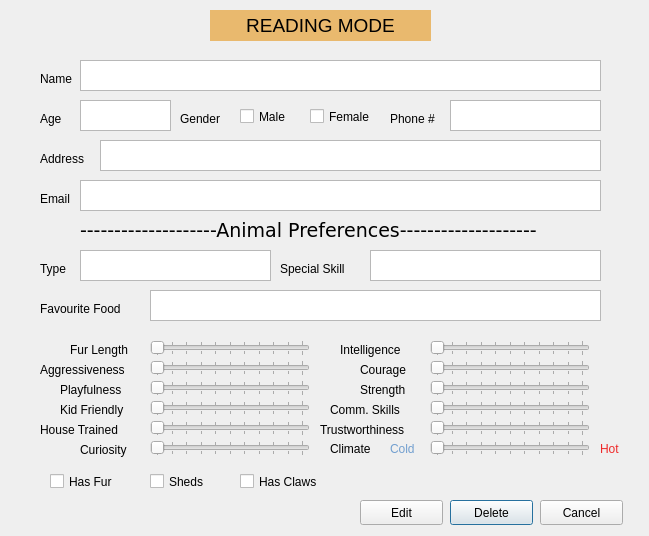
<?xml version="1.0" encoding="UTF-8"?>
<ui version="4.0">
 <class>ViewClientWindow</class>
 <widget class="QDialog" name="ViewClientWindow">
  <property name="geometry">
   <rect>
    <x>0</x>
    <y>0</y>
    <width>649</width>
    <height>536</height>
   </rect>
  </property>
  <property name="windowTitle">
   <string>Dialog</string>
  </property>
  <widget class="QLabel" name="label_3">
   <property name="geometry">
    <rect>
     <x>40</x>
     <y>150</y>
     <width>64</width>
     <height>17</height>
    </rect>
   </property>
   <property name="text">
    <string>Address</string>
   </property>
  </widget>
  <widget class="QLabel" name="label_4">
   <property name="geometry">
    <rect>
     <x>40</x>
     <y>110</y>
     <width>64</width>
     <height>17</height>
    </rect>
   </property>
   <property name="text">
    <string>Age</string>
   </property>
  </widget>
  <widget class="QPushButton" name="deleteButton">
   <property name="geometry">
    <rect>
     <x>450</x>
     <y>500</y>
     <width>83</width>
     <height>25</height>
    </rect>
   </property>
   <property name="text">
    <string>Delete</string>
   </property>
  </widget>
  <widget class="QCheckBox" name="femaleCheck">
   <property name="geometry">
    <rect>
     <x>310</x>
     <y>105</y>
     <width>90</width>
     <height>23</height>
    </rect>
   </property>
   <property name="text">
    <string>Female</string>
   </property>
  </widget>
  <widget class="QPlainTextEdit" name="addrText">
   <property name="geometry">
    <rect>
     <x>100</x>
     <y>140</y>
     <width>501</width>
     <height>31</height>
    </rect>
   </property>
  </widget>
  <widget class="QCheckBox" name="maleCheck">
   <property name="geometry">
    <rect>
     <x>240</x>
     <y>105</y>
     <width>51</width>
     <height>23</height>
    </rect>
   </property>
   <property name="text">
    <string>Male</string>
   </property>
  </widget>
  <widget class="QLabel" name="label_2">
   <property name="geometry">
    <rect>
     <x>40</x>
     <y>70</y>
     <width>64</width>
     <height>17</height>
    </rect>
   </property>
   <property name="text">
    <string>Name</string>
   </property>
  </widget>
  <widget class="QPlainTextEdit" name="ageText">
   <property name="geometry">
    <rect>
     <x>80</x>
     <y>100</y>
     <width>91</width>
     <height>31</height>
    </rect>
   </property>
  </widget>
  <widget class="QLabel" name="label_6">
   <property name="geometry">
    <rect>
     <x>40</x>
     <y>190</y>
     <width>64</width>
     <height>17</height>
    </rect>
   </property>
   <property name="text">
    <string>Email</string>
   </property>
  </widget>
  <widget class="QPlainTextEdit" name="emailText">
   <property name="geometry">
    <rect>
     <x>80</x>
     <y>180</y>
     <width>521</width>
     <height>31</height>
    </rect>
   </property>
  </widget>
  <widget class="QPlainTextEdit" name="nameText">
   <property name="geometry">
    <rect>
     <x>80</x>
     <y>60</y>
     <width>521</width>
     <height>31</height>
    </rect>
   </property>
  </widget>
  <widget class="QLabel" name="label_22">
   <property name="geometry">
    <rect>
     <x>180</x>
     <y>110</y>
     <width>64</width>
     <height>17</height>
    </rect>
   </property>
   <property name="text">
    <string>Gender</string>
   </property>
  </widget>
  <widget class="QLabel" name="label_5">
   <property name="geometry">
    <rect>
     <x>390</x>
     <y>110</y>
     <width>64</width>
     <height>17</height>
    </rect>
   </property>
   <property name="text">
    <string>Phone #</string>
   </property>
  </widget>
  <widget class="QPlainTextEdit" name="pNumText">
   <property name="geometry">
    <rect>
     <x>450</x>
     <y>100</y>
     <width>151</width>
     <height>31</height>
    </rect>
   </property>
   <property name="plainText">
    <string/>
   </property>
  </widget>
  <widget class="QLabel" name="label">
   <property name="geometry">
    <rect>
     <x>210</x>
     <y>10</y>
     <width>221</width>
     <height>31</height>
    </rect>
   </property>
   <property name="styleSheet">
    <string notr="true">background-color: rgb(233, 185, 110);</string>
   </property>
   <property name="text">
    <string>&lt;html&gt;&lt;head/&gt;&lt;body&gt;&lt;p&gt;&lt;span style=&quot; font-size:14pt;&quot;&gt;READING MODE&lt;/span&gt;&lt;/p&gt;&lt;/body&gt;&lt;/html&gt;</string>
   </property>
   <property name="alignment">
    <set>Qt::AlignCenter</set>
   </property>
  </widget>
  <widget class="QLabel" name="label_9">
   <property name="enabled">
    <bool>true</bool>
   </property>
   <property name="geometry">
    <rect>
     <x>280</x>
     <y>260</y>
     <width>81</width>
     <height>17</height>
    </rect>
   </property>
   <property name="text">
    <string>Special Skill</string>
   </property>
  </widget>
  <widget class="QLabel" name="label_17">
   <property name="enabled">
    <bool>true</bool>
   </property>
   <property name="geometry">
    <rect>
     <x>60</x>
     <y>400</y>
     <width>81</width>
     <height>20</height>
    </rect>
   </property>
   <property name="text">
    <string>Kid Friendly</string>
   </property>
  </widget>
  <widget class="QSlider" name="curiositySlider">
   <property name="enabled">
    <bool>true</bool>
   </property>
   <property name="geometry">
    <rect>
     <x>150</x>
     <y>440</y>
     <width>160</width>
     <height>16</height>
    </rect>
   </property>
   <property name="minimumSize">
    <size>
     <width>160</width>
     <height>0</height>
    </size>
   </property>
   <property name="maximum">
    <number>10</number>
   </property>
   <property name="pageStep">
    <number>5</number>
   </property>
   <property name="orientation">
    <enum>Qt::Horizontal</enum>
   </property>
   <property name="tickPosition">
    <enum>QSlider::TicksBothSides</enum>
   </property>
  </widget>
  <widget class="QSlider" name="intSlider">
   <property name="enabled">
    <bool>true</bool>
   </property>
   <property name="geometry">
    <rect>
     <x>430</x>
     <y>340</y>
     <width>160</width>
     <height>16</height>
    </rect>
   </property>
   <property name="minimumSize">
    <size>
     <width>160</width>
     <height>0</height>
    </size>
   </property>
   <property name="maximum">
    <number>10</number>
   </property>
   <property name="pageStep">
    <number>5</number>
   </property>
   <property name="orientation">
    <enum>Qt::Horizontal</enum>
   </property>
   <property name="tickPosition">
    <enum>QSlider::TicksBothSides</enum>
   </property>
  </widget>
  <widget class="QCheckBox" name="furCheck">
   <property name="geometry">
    <rect>
     <x>50</x>
     <y>470</y>
     <width>90</width>
     <height>23</height>
    </rect>
   </property>
   <property name="text">
    <string>Has Fur</string>
   </property>
  </widget>
  <widget class="QLabel" name="label_15">
   <property name="enabled">
    <bool>true</bool>
   </property>
   <property name="geometry">
    <rect>
     <x>60</x>
     <y>380</y>
     <width>91</width>
     <height>20</height>
    </rect>
   </property>
   <property name="text">
    <string>Playfulness</string>
   </property>
  </widget>
  <widget class="QPlainTextEdit" name="skillText">
   <property name="enabled">
    <bool>true</bool>
   </property>
   <property name="geometry">
    <rect>
     <x>370</x>
     <y>250</y>
     <width>231</width>
     <height>31</height>
    </rect>
   </property>
  </widget>
  <widget class="QLabel" name="label_13">
   <property name="enabled">
    <bool>true</bool>
   </property>
   <property name="geometry">
    <rect>
     <x>40</x>
     <y>360</y>
     <width>101</width>
     <height>20</height>
    </rect>
   </property>
   <property name="text">
    <string>Aggressiveness</string>
   </property>
  </widget>
  <widget class="QSlider" name="strSlider">
   <property name="enabled">
    <bool>true</bool>
   </property>
   <property name="geometry">
    <rect>
     <x>430</x>
     <y>380</y>
     <width>160</width>
     <height>16</height>
    </rect>
   </property>
   <property name="minimumSize">
    <size>
     <width>160</width>
     <height>0</height>
    </size>
   </property>
   <property name="maximum">
    <number>10</number>
   </property>
   <property name="pageStep">
    <number>5</number>
   </property>
   <property name="orientation">
    <enum>Qt::Horizontal</enum>
   </property>
   <property name="tickPosition">
    <enum>QSlider::TicksBothSides</enum>
   </property>
  </widget>
  <widget class="QLabel" name="label_7">
   <property name="geometry">
    <rect>
     <x>80</x>
     <y>210</y>
     <width>461</width>
     <height>41</height>
    </rect>
   </property>
   <property name="font">
    <font>
     <family>DejaVu Sans</family>
     <pointsize>14</pointsize>
    </font>
   </property>
   <property name="text">
    <string>--------------------Animal Preferences--------------------</string>
   </property>
  </widget>
  <widget class="QLabel" name="label_23">
   <property name="geometry">
    <rect>
     <x>390</x>
     <y>440</y>
     <width>31</width>
     <height>17</height>
    </rect>
   </property>
   <property name="styleSheet">
    <string notr="true">color: rgb(114, 159, 207);</string>
   </property>
   <property name="text">
    <string>Cold</string>
   </property>
  </widget>
  <widget class="QSlider" name="houseTrainedSlider">
   <property name="enabled">
    <bool>true</bool>
   </property>
   <property name="geometry">
    <rect>
     <x>150</x>
     <y>420</y>
     <width>160</width>
     <height>16</height>
    </rect>
   </property>
   <property name="minimumSize">
    <size>
     <width>160</width>
     <height>0</height>
    </size>
   </property>
   <property name="maximum">
    <number>10</number>
   </property>
   <property name="pageStep">
    <number>5</number>
   </property>
   <property name="orientation">
    <enum>Qt::Horizontal</enum>
   </property>
   <property name="tickPosition">
    <enum>QSlider::TicksBothSides</enum>
   </property>
  </widget>
  <widget class="QPlainTextEdit" name="favFoodText">
   <property name="enabled">
    <bool>true</bool>
   </property>
   <property name="geometry">
    <rect>
     <x>150</x>
     <y>290</y>
     <width>451</width>
     <height>31</height>
    </rect>
   </property>
  </widget>
  <widget class="QSlider" name="aggressivenessSlider">
   <property name="enabled">
    <bool>true</bool>
   </property>
   <property name="geometry">
    <rect>
     <x>150</x>
     <y>360</y>
     <width>160</width>
     <height>16</height>
    </rect>
   </property>
   <property name="minimumSize">
    <size>
     <width>160</width>
     <height>0</height>
    </size>
   </property>
   <property name="maximum">
    <number>10</number>
   </property>
   <property name="pageStep">
    <number>5</number>
   </property>
   <property name="orientation">
    <enum>Qt::Horizontal</enum>
   </property>
   <property name="tickPosition">
    <enum>QSlider::TicksBothSides</enum>
   </property>
  </widget>
  <widget class="QSlider" name="courageSlider">
   <property name="enabled">
    <bool>true</bool>
   </property>
   <property name="geometry">
    <rect>
     <x>430</x>
     <y>360</y>
     <width>160</width>
     <height>16</height>
    </rect>
   </property>
   <property name="minimumSize">
    <size>
     <width>160</width>
     <height>0</height>
    </size>
   </property>
   <property name="maximum">
    <number>10</number>
   </property>
   <property name="pageStep">
    <number>5</number>
   </property>
   <property name="orientation">
    <enum>Qt::Horizontal</enum>
   </property>
   <property name="tickPosition">
    <enum>QSlider::TicksBothSides</enum>
   </property>
  </widget>
  <widget class="QLabel" name="label_16">
   <property name="enabled">
    <bool>true</bool>
   </property>
   <property name="geometry">
    <rect>
     <x>360</x>
     <y>380</y>
     <width>81</width>
     <height>20</height>
    </rect>
   </property>
   <property name="text">
    <string>Strength</string>
   </property>
  </widget>
  <widget class="QLabel" name="label_21">
   <property name="enabled">
    <bool>true</bool>
   </property>
   <property name="geometry">
    <rect>
     <x>80</x>
     <y>440</y>
     <width>71</width>
     <height>20</height>
    </rect>
   </property>
   <property name="text">
    <string>Curiosity</string>
   </property>
  </widget>
  <widget class="QLabel" name="label_8">
   <property name="geometry">
    <rect>
     <x>330</x>
     <y>440</y>
     <width>51</width>
     <height>17</height>
    </rect>
   </property>
   <property name="text">
    <string>Climate</string>
   </property>
  </widget>
  <widget class="QSlider" name="furLenSlider">
   <property name="enabled">
    <bool>true</bool>
   </property>
   <property name="geometry">
    <rect>
     <x>150</x>
     <y>340</y>
     <width>160</width>
     <height>16</height>
    </rect>
   </property>
   <property name="minimumSize">
    <size>
     <width>160</width>
     <height>0</height>
    </size>
   </property>
   <property name="maximum">
    <number>10</number>
   </property>
   <property name="pageStep">
    <number>5</number>
   </property>
   <property name="orientation">
    <enum>Qt::Horizontal</enum>
   </property>
   <property name="tickPosition">
    <enum>QSlider::TicksBothSides</enum>
   </property>
  </widget>
  <widget class="QSlider" name="trustSlider">
   <property name="enabled">
    <bool>true</bool>
   </property>
   <property name="geometry">
    <rect>
     <x>430</x>
     <y>420</y>
     <width>160</width>
     <height>16</height>
    </rect>
   </property>
   <property name="minimumSize">
    <size>
     <width>160</width>
     <height>0</height>
    </size>
   </property>
   <property name="maximum">
    <number>10</number>
   </property>
   <property name="pageStep">
    <number>5</number>
   </property>
   <property name="orientation">
    <enum>Qt::Horizontal</enum>
   </property>
   <property name="tickPosition">
    <enum>QSlider::TicksBothSides</enum>
   </property>
  </widget>
  <widget class="QSlider" name="kidFriendlySlider">
   <property name="enabled">
    <bool>true</bool>
   </property>
   <property name="geometry">
    <rect>
     <x>150</x>
     <y>400</y>
     <width>160</width>
     <height>16</height>
    </rect>
   </property>
   <property name="minimumSize">
    <size>
     <width>160</width>
     <height>0</height>
    </size>
   </property>
   <property name="maximum">
    <number>10</number>
   </property>
   <property name="pageStep">
    <number>5</number>
   </property>
   <property name="orientation">
    <enum>Qt::Horizontal</enum>
   </property>
   <property name="tickPosition">
    <enum>QSlider::TicksBothSides</enum>
   </property>
  </widget>
  <widget class="QSlider" name="playfulSlider">
   <property name="enabled">
    <bool>true</bool>
   </property>
   <property name="geometry">
    <rect>
     <x>150</x>
     <y>380</y>
     <width>160</width>
     <height>16</height>
    </rect>
   </property>
   <property name="minimumSize">
    <size>
     <width>160</width>
     <height>0</height>
    </size>
   </property>
   <property name="maximum">
    <number>10</number>
   </property>
   <property name="pageStep">
    <number>5</number>
   </property>
   <property name="orientation">
    <enum>Qt::Horizontal</enum>
   </property>
   <property name="tickPosition">
    <enum>QSlider::TicksBothSides</enum>
   </property>
  </widget>
  <widget class="QLabel" name="label_10">
   <property name="enabled">
    <bool>true</bool>
   </property>
   <property name="geometry">
    <rect>
     <x>40</x>
     <y>300</y>
     <width>101</width>
     <height>17</height>
    </rect>
   </property>
   <property name="text">
    <string>Favourite Food</string>
   </property>
  </widget>
  <widget class="QLabel" name="label_11">
   <property name="enabled">
    <bool>true</bool>
   </property>
   <property name="geometry">
    <rect>
     <x>70</x>
     <y>340</y>
     <width>71</width>
     <height>20</height>
    </rect>
   </property>
   <property name="text">
    <string>Fur Length</string>
   </property>
  </widget>
  <widget class="QSlider" name="commSlider">
   <property name="enabled">
    <bool>true</bool>
   </property>
   <property name="geometry">
    <rect>
     <x>430</x>
     <y>400</y>
     <width>160</width>
     <height>16</height>
    </rect>
   </property>
   <property name="minimumSize">
    <size>
     <width>160</width>
     <height>0</height>
    </size>
   </property>
   <property name="maximum">
    <number>10</number>
   </property>
   <property name="pageStep">
    <number>5</number>
   </property>
   <property name="orientation">
    <enum>Qt::Horizontal</enum>
   </property>
   <property name="tickPosition">
    <enum>QSlider::TicksBothSides</enum>
   </property>
  </widget>
  <widget class="QLabel" name="label_18">
   <property name="enabled">
    <bool>true</bool>
   </property>
   <property name="geometry">
    <rect>
     <x>330</x>
     <y>400</y>
     <width>141</width>
     <height>20</height>
    </rect>
   </property>
   <property name="text">
    <string>Comm. Skills</string>
   </property>
  </widget>
  <widget class="QLabel" name="label_14">
   <property name="enabled">
    <bool>true</bool>
   </property>
   <property name="geometry">
    <rect>
     <x>360</x>
     <y>360</y>
     <width>81</width>
     <height>20</height>
    </rect>
   </property>
   <property name="text">
    <string>Courage</string>
   </property>
  </widget>
  <widget class="QCheckBox" name="clawsCheck">
   <property name="geometry">
    <rect>
     <x>240</x>
     <y>470</y>
     <width>90</width>
     <height>23</height>
    </rect>
   </property>
   <property name="text">
    <string>Has Claws</string>
   </property>
  </widget>
  <widget class="QCheckBox" name="shedsCheck">
   <property name="geometry">
    <rect>
     <x>150</x>
     <y>470</y>
     <width>90</width>
     <height>23</height>
    </rect>
   </property>
   <property name="text">
    <string>Sheds</string>
   </property>
  </widget>
  <widget class="QSlider" name="climateSlider">
   <property name="enabled">
    <bool>true</bool>
   </property>
   <property name="geometry">
    <rect>
     <x>430</x>
     <y>440</y>
     <width>160</width>
     <height>16</height>
    </rect>
   </property>
   <property name="minimumSize">
    <size>
     <width>160</width>
     <height>0</height>
    </size>
   </property>
   <property name="maximum">
    <number>10</number>
   </property>
   <property name="pageStep">
    <number>5</number>
   </property>
   <property name="orientation">
    <enum>Qt::Horizontal</enum>
   </property>
   <property name="tickPosition">
    <enum>QSlider::TicksBothSides</enum>
   </property>
  </widget>
  <widget class="QLabel" name="label_12">
   <property name="enabled">
    <bool>true</bool>
   </property>
   <property name="geometry">
    <rect>
     <x>340</x>
     <y>340</y>
     <width>81</width>
     <height>20</height>
    </rect>
   </property>
   <property name="text">
    <string>Intelligence</string>
   </property>
  </widget>
  <widget class="QLabel" name="label_19">
   <property name="enabled">
    <bool>true</bool>
   </property>
   <property name="geometry">
    <rect>
     <x>40</x>
     <y>420</y>
     <width>101</width>
     <height>20</height>
    </rect>
   </property>
   <property name="text">
    <string>House Trained</string>
   </property>
  </widget>
  <widget class="QLabel" name="label_20">
   <property name="enabled">
    <bool>true</bool>
   </property>
   <property name="geometry">
    <rect>
     <x>320</x>
     <y>420</y>
     <width>111</width>
     <height>20</height>
    </rect>
   </property>
   <property name="text">
    <string>Trustworthiness</string>
   </property>
  </widget>
  <widget class="QLabel" name="label_24">
   <property name="geometry">
    <rect>
     <x>600</x>
     <y>440</y>
     <width>31</width>
     <height>17</height>
    </rect>
   </property>
   <property name="styleSheet">
    <string notr="true">color: rgb(239, 41, 41);</string>
   </property>
   <property name="text">
    <string>Hot</string>
   </property>
  </widget>
  <widget class="QPushButton" name="cancelButton">
   <property name="geometry">
    <rect>
     <x>540</x>
     <y>500</y>
     <width>83</width>
     <height>25</height>
    </rect>
   </property>
   <property name="text">
    <string>Cancel</string>
   </property>
  </widget>
  <widget class="QPushButton" name="editButton">
   <property name="enabled">
    <bool>true</bool>
   </property>
   <property name="geometry">
    <rect>
     <x>360</x>
     <y>500</y>
     <width>83</width>
     <height>25</height>
    </rect>
   </property>
   <property name="text">
    <string>Edit</string>
   </property>
  </widget>
  <widget class="QLabel" name="label_25">
   <property name="geometry">
    <rect>
     <x>40</x>
     <y>260</y>
     <width>64</width>
     <height>17</height>
    </rect>
   </property>
   <property name="text">
    <string>Type</string>
   </property>
  </widget>
  <widget class="QPlainTextEdit" name="typeText">
   <property name="geometry">
    <rect>
     <x>80</x>
     <y>250</y>
     <width>191</width>
     <height>31</height>
    </rect>
   </property>
  </widget>
 </widget>
 <resources/>
 <connections/>
</ui>
